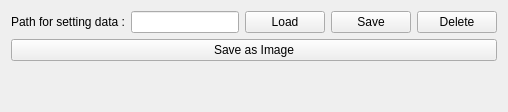
        <widget class="QWidget" name="tab_5">
         <attribute name="title">
          <string>Save</string>
         </attribute>
         <layout class="QVBoxLayout" name="verticalLayout_33">
          <item>
           <layout class="QHBoxLayout" name="horizontalLayout_13">
            <item>
             <widget class="QLabel" name="label_36">
              <property name="text">
               <string>Path for setting data :</string>
              </property>
             </widget>
            </item>
            <item>
             <widget class="QLineEdit" name="lineEdit_5">
              <property name="toolTip">
               <string>Path for the custom settings file. </string>
              </property>
             </widget>
            </item>
            <item>
             <widget class="QPushButton" name="pushButton_6">
              <property name="toolTip">
               <string>&lt;html&gt;&lt;head/&gt;&lt;body&gt;&lt;p&gt;You could read a settings file to apply it on the current plot. Depending on the file, this might overwrite already done changes.&lt;/p&gt;&lt;/body&gt;&lt;/html&gt;</string>
              </property>
              <property name="text">
               <string>Load</string>
              </property>
             </widget>
            </item>
            <item>
             <widget class="QPushButton" name="pushButton_4">
              <property name="toolTip">
               <string>&lt;html&gt;&lt;head/&gt;&lt;body&gt;&lt;p&gt;Save your changes and create a settings file. The file will be applyied automatically in the future when the plot is shown. Please have in mind, that some plots might require different settings in different parts of the programm. In such a case different setting files are required.&lt;/p&gt;&lt;/body&gt;&lt;/html&gt;</string>
              </property>
              <property name="text">
               <string>Save</string>
              </property>
             </widget>
            </item>
            <item>
             <widget class="QPushButton" name="pushButton_5">
              <property name="toolTip">
               <string>&lt;html&gt;&lt;head/&gt;&lt;body&gt;&lt;p&gt;Delete the settings file found at the path location. This will revert back to default settings. If there where many changes made it might be easier to simply delete all the content of the 'Plot' folder in PaleoDataView-&amp;gt;Resources-&amp;gt;Plot.&lt;/p&gt;&lt;/body&gt;&lt;/html&gt;</string>
              </property>
              <property name="text">
               <string>Delete</string>
              </property>
             </widget>
            </item>
           </layout>
          </item>
          <item>
           <widget class="QPushButton" name="pushButton_3">
            <property name="toolTip">
             <string>Lets you save the image of the plot as shown on the right.</string>
            </property>
            <property name="text">
             <string>Save as Image</string>
            </property>
           </widget>
          </item>
          <item>
           <spacer name="verticalSpacer">
            <property name="orientation">
             <enum>Qt::Vertical</enum>
            </property>
            <property name="sizeHint" stdset="0">
             <size>
              <width>20</width>
              <height>40</height>
             </size>
            </property>
           </spacer>
          </item>
         </layout>
        </widget>
